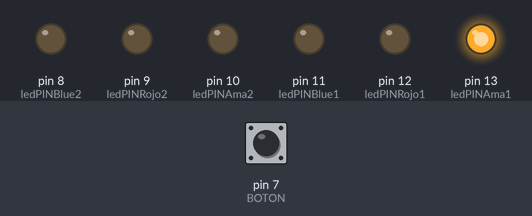
Bench run of a sketch on a simulated Arduino Uno, built with avr-gcc and run on an emulated ATmega328P. Shown: output pins drawn as LEDs (lit = HIGH). Inputs (shaded band) come from the test bench; at power-on: pin 7 (BOTON) LOW.

Above: at 0.05 s.
At 0.75 s:
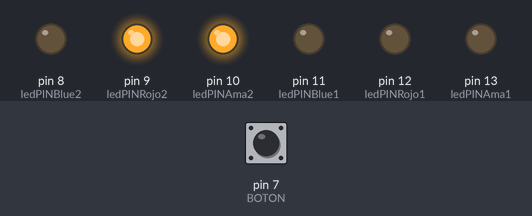
At 1.05 s:
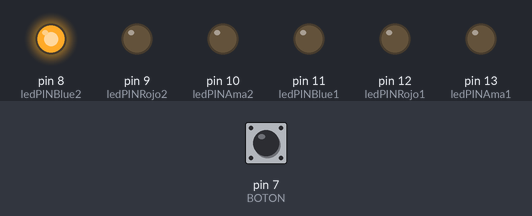
At 1.45 s:
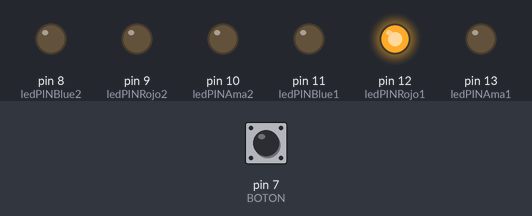
At 2.15 s:
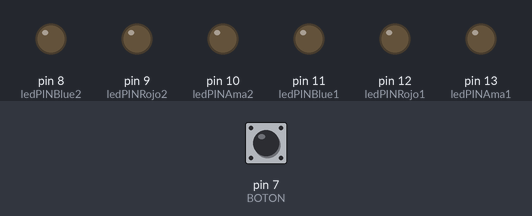
At 2.85 s:
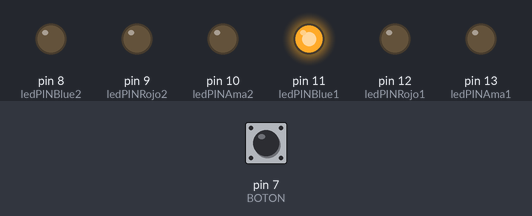
Timing chart, 0 to 3.1 s (numbered marks = the images above):
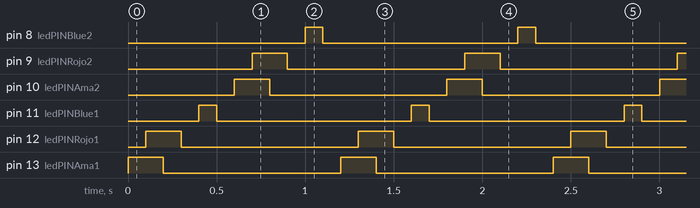

Measured:
- by itself, pin 8 (ledPINBlue2), pin 11 (ledPINBlue1): alternates HIGH for 0.10 s and LOW for 1.1 s
- by itself, pin 9 (ledPINRojo2), pin 10 (ledPINAma2), pin 12 (ledPINRojo1), pin 13 (ledPINAma1): alternates HIGH for 0.20 s and LOW for 1.0 s
- by itself, everything shown: repeats every 1.2 s, in 12 steps

The sketch:

sketch_jul04a.ino
```cpp
const int ledPINAma1 = 13;
const int ledPINRojo1 = 12;
const int ledPINBlue1 = 11;
const int ledPINAma2 = 10;
const int ledPINRojo2 = 9;
const int ledPINBlue2 = 8;

const int BOTON = 7;
const int LEDBOTON = 6;


void setup() {
  Serial.begin(9600);    //iniciar puerto serie
  pinMode(ledPINAma1 , OUTPUT);  //definir pin como salida
  pinMode(ledPINRojo1 , OUTPUT);
  pinMode(ledPINBlue1 , OUTPUT);
  pinMode(ledPINAma2 , OUTPUT);
  pinMode(ledPINRojo2 , OUTPUT);
  pinMode(ledPINBlue2 , OUTPUT);
  pinMode(BOTON, INPUT);
}

void loop(){
  digitalWrite(ledPINAma1 , HIGH);   //ama1
  delay(100);
  digitalWrite(ledPINRojo1 , HIGH);  //rojo1
  delay(100);
  digitalWrite(ledPINAma1 , LOW);    //ama1
  delay(100);
  digitalWrite(ledPINRojo1 , LOW);   //rojo1
  delay(100);
  digitalWrite(ledPINBlue1 , HIGH);
  delay(100);
  digitalWrite(ledPINBlue1 ,LOW);
  delay(100);
  digitalWrite(ledPINAma2 , HIGH);   //ama1
  delay(100);
  digitalWrite(ledPINRojo2 , HIGH);  //rojo1
  delay(100);
  digitalWrite(ledPINAma2 , LOW);    //ama1
  delay(100);
  digitalWrite(ledPINRojo2 , LOW);   //rojo1
  delay(100);
  digitalWrite(ledPINBlue2 , HIGH);
  delay(100);
  digitalWrite(ledPINBlue2 ,LOW);
  delay(100);

  if (digitalRead(BOTON)){
    digitalWrite(LEDBOTON, HIGH);
  }
  //else{
   // digitalWrite(LEDBOTON, LOW);
 // }


}
```
